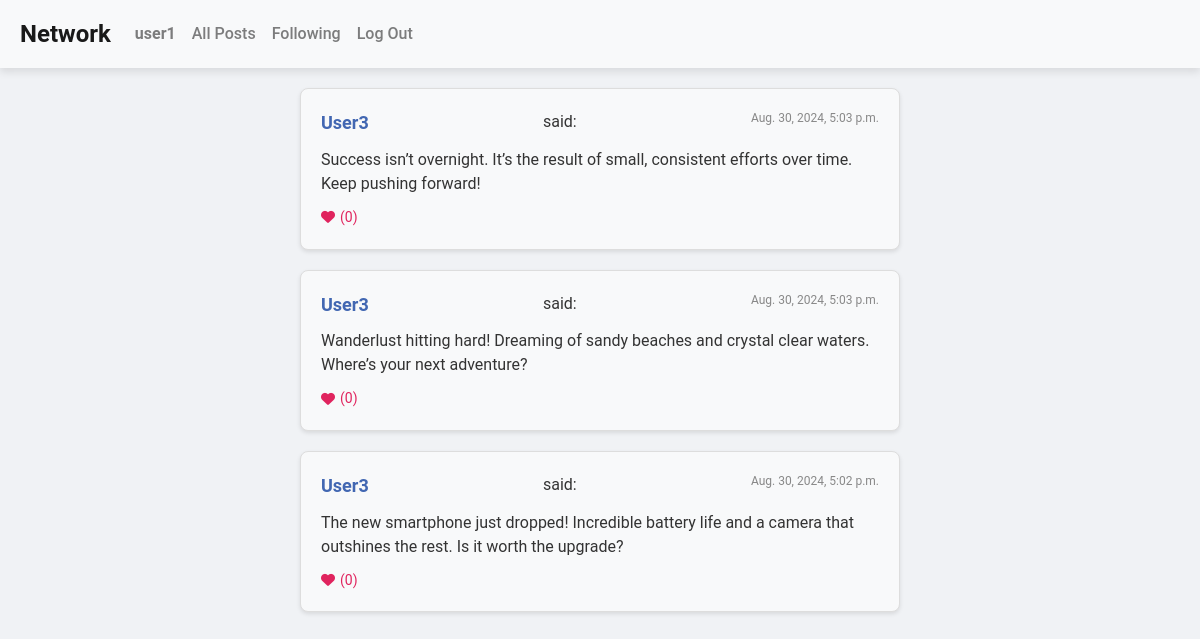
Page /following (signed in) on the committed database.
### network/models.py (models this page shows, shortened)
class User(AbstractUser):
    pass

class Post(models.Model):
    user = models.ForeignKey(User, on_delete=models.CASCADE, related_name="posts")
    content = models.TextField()
    timestamp = models.DateTimeField(auto_now_add=True)

### network/views.py (the view)
# urls.py: path("following", views.following, name="following"),
@login_required
@csrf_exempt
def following(request):
    current_user = request.user
    following_people = Follow.objects.filter(follower=current_user).values_list('following', flat=True)
    following_posts = Post.objects.filter(user__in=following_people).order_by("-timestamp")
    paginator = Paginator(following_posts, 10)
    page_number = request.GET.get('page')
    posts_of_the_page = paginator.get_page(page_number)
    return render(request, "network/following.html", {
        "posts_of_the_page": posts_of_the_page
    })

### network/templates/network/following.html (shortened to what this page needs)
{% extends "network/layout.html" %}
{% block body %}
<div class="posts">
    {% for post in posts_of_the_page %}
        <div class="post">
            <div class="post-header">
                <strong><a href="{% url 'profile' user_id=post.user.id %}">{{ post.user.username }}</a></strong> said:
                <span class="timestamp">{{ post.timestamp }}</span>
            </div>
            <p class="post-content" data-post-id="{{ post.id }}">{{ post.content }}</p>
            <div class="post-footer">
                {% if user.is_authenticated %}
                    <button class="like-btn" data-post-id="{{ post.id }}">
                        <i class="fas fa-heart"></i> (<span class="like-count">{{ post.likes.count }}</span>)
                    </button>
                {% endif %}
            </div>
        </div>
    {% endfor %}
</div>
{% endblock %}

### network/templates/network/layout.html (shortened to what this page needs)
{% load static %}
<!DOCTYPE html>
<html lang="en">
    <head>
        <link rel="stylesheet" href="https://stackpath.bootstrapcdn.com/bootstrap/4.4.1/css/bootstrap.min.css">
        <link href="{% static 'network/styles.css' %}" rel="stylesheet">
        <link rel="stylesheet" href="https://cdnjs.cloudflare.com/ajax/libs/font-awesome/6.0.0-beta3/css/all.min.css">
    </head>
    <body>
        <nav class="navbar navbar-expand-lg navbar-light bg-light">
            <a class="navbar-brand" href="#">Network</a>
            <div>
              <ul class="navbar-nav mr-auto">
                {% if user.is_authenticated %}
                    <li class="nav-item">
                        <a class="nav-link" href="{% url 'profile' user_id=user.id %}"><strong>{{ user.username }}</strong></a>
                    </li>
                {% endif %}
                <li class="nav-item">
                  <a class="nav-link" href="{% url 'index' %}">All Posts</a>
                </li>
                {% if user.is_authenticated %}
                    <li class="nav-item">
                        <a class="nav-link" href="{% url 'following' %}">Following</a>
                    </li>
                    <li class="nav-item">
                        <a class="nav-link" href="{% url 'logout' %}">Log Out</a>
                    </li>
                {% endif %}
              </ul>
            </div>
          </nav>
        <div class="body">
            {% block body %}
            {% endblock %}
        </div>
    </body>
</html>

### network/static/network/styles.css (style rules this page uses)
* { margin: 0; padding: 0; box-sizing: border-box; }
body { font-family: 'Roboto', sans-serif; background-color: #f0f2f5; color: #333; line-height: 1.6; }
.navbar { background-color: #4267B2; padding: 10px 20px; box-shadow: 0 4px 8px rgba(0, 0, 0, 0.1); }
.navbar-brand { color: #fff; font-size: 1.5rem; font-weight: bold; }
.navbar-nav .nav-link { color: #fff; font-weight: 500; padding: 10px 15px; transition: background-color 0.3s ease, color 0.3s ease; }
.posts { margin: 20px auto; max-width: 600px; }
.post { background-color: #f8f9fa; padding: 20px; margin-bottom: 20px; border-radius: 8px; border: 1px solid #ddd; box-shadow: 0 2px 4px rgba(0, 0, 0, 0.1); position: relative; }
.post-header { display: flex; justify-content: space-between; margin-bottom: 10px; }
.post-header strong a { font-size: 18px; color: #4267B2; text-decoration: none; }
.timestamp { font-size: 12px; color: #888; }
.post-content { font-size: 16px; line-height: 1.5; color: #333; margin-bottom: 10px; }
.post-footer { display: flex; justify-content: flex-start; align-items: center; }
.like-btn { background-color: transparent; border: none; color: #e0245e; font-size: 14px; cursor: pointer; display: flex; align-items: center; }
.like-btn i { margin-right: 5px; }
.post-footer button { transition: background-color 0.3s ease, color 0.3s ease; }

### rows in the picture
User: username "user1"
Post: user.username "User3", timestamp "Aug. 30, 2024, 5:03 p.m.", content "Success isn’t overnight. It’s the result of small, consistent efforts over time. Keep pushing forward!", likes.count "0"
Post: user.username "User3", timestamp "Aug. 30, 2024, 5:03 p.m.", content "Wanderlust hitting hard! Dreaming of sandy beaches and crystal clear waters. Where’s your next adventure?", likes.count "0"
Post: user.username "User3", timestamp "Aug. 30, 2024, 5:02 p.m.", content "The new smartphone just dropped! Incredible battery life and a camera that outshines the rest. Is it worth the upgrade?", likes.count "0"
